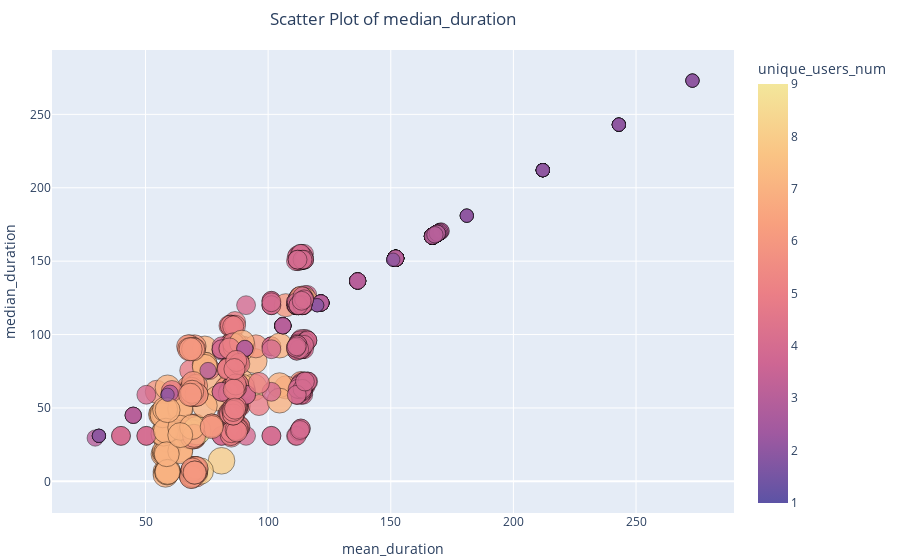

Here is the notebook cell this chart was saved with:
### Markdown cell above
### Диаграмма рассеяния

### Code cell
painter = ChartPainter(id_metric)
painter.scatter(x='mean_duration', y='median_duration', color='unique_users_num', size='trace_length', 
                edge=True, opacity=0.8)

### Figure 1 — Plotly figure (JSON) as saved in the notebook; plotly's stock layout.template omitted (floating-point values rounded to 4 significant figures; data arrays with more than 128 entries replaced by an {"elided": "..."} marker saying what was removed)
{"data": [{"hovertemplate": "mean_duration=%{x}<br>median_duration=%{y}<br>trace_length=%{marker.size}<br>unique_users_num=%{marker.color}<extra></extra>", "legendgroup": "", "marker": {"color": {"elided": "999 int values"}, "coloraxis": "coloraxis", "line": {"color": "black", "width": 0.5}, "opacity": 0.8, "size": {"elided": "999 int values"}, "sizemode": "area", "sizeref": 0.0225, "symbol": "circle"}, "mode": "markers", "name": "", "orientation": "v", "showlegend": false, "type": "scatter", "x": {"elided": "999 float values"}, "xaxis": "x", "y": {"elided": "999 float values"}, "yaxis": "y"}], "layout": {"coloraxis": {"colorbar": {"title": {"text": "unique_users_num"}}, "colorscale": [[0, "rgb(92, 83, 165)"], [0.1667, "rgb(160, 89, 160)"], [0.3333, "rgb(206, 102, 147)"], [0.5, "rgb(235, 127, 134)"], [0.6667, "rgb(248, 160, 126)"], [0.8333, "rgb(250, 196, 132)"], [1, "rgb(243, 231, 155)"]]}, "font": {"size": 12}, "legend": {"itemsizing": "constant", "tracegroupgap": 0}, "margin": {"b": 5, "l": 5, "r": 5, "t": 50}, "newshape": {"line": {"color": "lime"}}, "title": {"text": "Scatter Plot of median_duration", "x": 0.5, "xref": "paper"}, "xaxis": {"anchor": "y", "domain": [0, 1], "title": {"text": "mean_duration"}}, "yaxis": {"anchor": "x", "autorange": true, "domain": [0, 1], "title": {"text": "median_duration"}}}}
